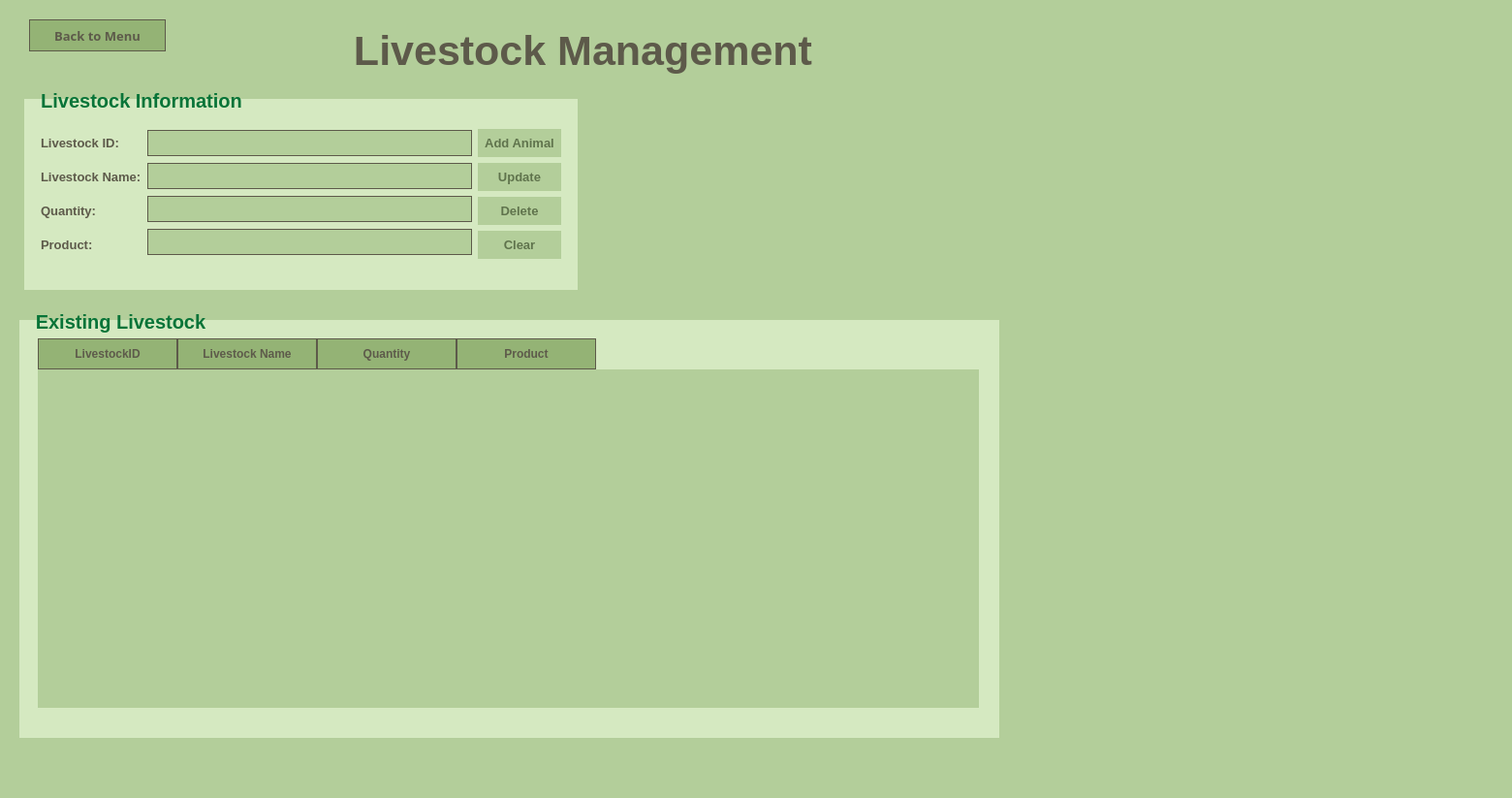
<?xml version="1.0" encoding="UTF-8"?>
<ui version="4.0">
 <class>LivestockManagement</class>
 <widget class="QMainWindow" name="LivestockManagement">
  <property name="geometry">
   <rect>
    <x>0</x>
    <y>0</y>
    <width>1560</width>
    <height>823</height>
   </rect>
  </property>
  <property name="windowTitle">
   <string>Farm Flow - Livestock Management</string>
  </property>
  <widget class="QWidget" name="centralwidget">
   <property name="styleSheet">
    <string notr="true">QWidget#centralwidget {
    background-color: #b3ce9a;
}
QLabel {
    color: #5D5A4A;
    font-family: &quot;Poor Richard&quot;;
    font-size: 10pt;
    font-weight: bold;
}
QLabel#titleLabel {
    color: #5D5A4A;
    font-family: &quot;Papyrus&quot;;
    font-size: 32pt;
    font-weight: bold;
}
QGroupBox {
    color: #087438;
    font-family: &quot;Poor Richard&quot;;
    font-size: 15pt;
    font-weight: bold;
    border: 1px solid #94B375;
    margin-top: 10px;
    padding: 8px;
}
QGroupBox::title {
    subcontrol-origin: margin;
    left: 10px;
    padding: 0 4px;
}
QLineEdit, QComboBox {
    background-color: #FFFFFF;
    color: #5D5A4A;
    font-family: &quot;Poor Richard&quot;;
    font-size: 10pt;
    border: 1px solid #94B375;
    padding: 4px;
}
QPushButton {
    background-color: #D5E9C1;
    color: #5F734C;
    font-family: &quot;Poor Richard&quot;;
    font-size: 10pt;
    font-weight: bold;
    border: 1px solid #94B375;
    padding: 7px;
}
QTableWidget {
    background-color: #FFFFFF;
    alternate-background-color: #EAF2E7;
    color: #5D5A4A;
    font-family: &quot;Poor Richard&quot;;
    font-size: 9pt;
    gridline-color: #94B375;
}
QHeaderView::section {
    background-color: #94B375;
    color: #5D5A4A;
    font-family: &quot;Poor Richard&quot;;
    font-size: 9pt;
    font-weight: bold;
    border: 1px solid #FFFFFF;
    padding: 5px;
}</string>
   </property>
   <widget class="QLabel" name="titleLabel">
    <property name="geometry">
     <rect>
      <x>330</x>
      <y>10</y>
      <width>543</width>
      <height>84</height>
     </rect>
    </property>
    <property name="text">
     <string>Livestock Management</string>
    </property>
    <property name="alignment">
     <set>Qt::AlignCenter</set>
    </property>
   </widget>
   <widget class="QGroupBox" name="livestockInformationGroup">
    <property name="geometry">
     <rect>
      <x>25</x>
      <y>92</y>
      <width>571</width>
      <height>207</height>
     </rect>
    </property>
    <property name="styleSheet">
     <string notr="true">background-color: #d5e9c1;
border: 1 px solid  #d5e9c1;</string>
    </property>
    <property name="title">
     <string>Livestock Information</string>
    </property>
    <layout class="QGridLayout" name="gridLayout">
     <item row="0" column="0">
      <layout class="QVBoxLayout" name="verticalLayout_5">
       <item>
        <widget class="QLabel" name="animalIDLabel">
         <property name="text">
          <string>Livestock ID:</string>
         </property>
        </widget>
       </item>
       <item>
        <widget class="QLabel" name="breedLabel">
         <property name="text">
          <string>Livestock Name:</string>
         </property>
        </widget>
       </item>
       <item>
        <widget class="QLabel" name="ageLabel">
         <property name="text">
          <string>Quantity:</string>
         </property>
        </widget>
       </item>
       <item>
        <widget class="QLabel" name="notesLabel">
         <property name="text">
          <string>Product:</string>
         </property>
        </widget>
       </item>
      </layout>
     </item>
     <item row="0" column="1">
      <layout class="QVBoxLayout" name="verticalLayout_4">
       <item>
        <widget class="QLineEdit" name="animalID">
         <property name="styleSheet">
          <string notr="true">background-color:#b3ce9a;
border: 1px solid #5D5A4A;</string>
         </property>
        </widget>
       </item>
       <item>
        <widget class="QLineEdit" name="breed">
         <property name="styleSheet">
          <string notr="true">background-color:#b3ce9a;
border: 1px solid #5D5A4A;</string>
         </property>
        </widget>
       </item>
       <item>
        <widget class="QLineEdit" name="age">
         <property name="styleSheet">
          <string notr="true">background-color:#b3ce9a;
border: 1px solid #5D5A4A;</string>
         </property>
        </widget>
       </item>
       <item>
        <widget class="QLineEdit" name="notes">
         <property name="styleSheet">
          <string notr="true">background-color:#b3ce9a;
border: 1px solid #5D5A4A;</string>
         </property>
        </widget>
       </item>
      </layout>
     </item>
     <item row="0" column="2">
      <layout class="QVBoxLayout" name="verticalLayout_2">
       <item>
        <widget class="QPushButton" name="addAnimalButton">
         <property name="styleSheet">
          <string notr="true">background-color: #b3ce9a;</string>
         </property>
         <property name="text">
          <string>Add Animal</string>
         </property>
        </widget>
       </item>
       <item>
        <widget class="QPushButton" name="updateButton">
         <property name="styleSheet">
          <string notr="true">background-color: #b3ce9a;</string>
         </property>
         <property name="text">
          <string>Update</string>
         </property>
        </widget>
       </item>
       <item>
        <widget class="QPushButton" name="deleteButton">
         <property name="styleSheet">
          <string notr="true">background-color: #b3ce9a;</string>
         </property>
         <property name="text">
          <string>Delete</string>
         </property>
        </widget>
       </item>
       <item>
        <widget class="QPushButton" name="clearButton">
         <property name="styleSheet">
          <string notr="true">background-color: #b3ce9a;</string>
         </property>
         <property name="text">
          <string>Clear</string>
         </property>
        </widget>
       </item>
      </layout>
     </item>
    </layout>
   </widget>
   <widget class="QGroupBox" name="existingLivestockGroup">
    <property name="geometry">
     <rect>
      <x>20</x>
      <y>320</y>
      <width>1011</width>
      <height>441</height>
     </rect>
    </property>
    <property name="styleSheet">
     <string notr="true">background-color: #d5e9c1;
border: none</string>
    </property>
    <property name="title">
     <string>Existing Livestock</string>
    </property>
    <widget class="QTableWidget" name="livestockTable">
     <property name="geometry">
      <rect>
       <x>19</x>
       <y>29</y>
       <width>971</width>
       <height>381</height>
      </rect>
     </property>
     <property name="styleSheet">
      <string notr="true">QHeaderView::section {
    background-color: #94b375;
    color: #5D5A4A;
    border: 1px solid #5D5A4A;
    padding: 6px;
    font-weight: bold;
}
QTableWidget {
    background-color: #b3ce9a;
    color: #5f734c;
    gridline-color: #B8CDBA;
    alternate-background-color: #EAF2E7;
} </string>
     </property>
     <property name="alternatingRowColors">
      <bool>true</bool>
     </property>
     <property name="selectionBehavior">
      <enum>QAbstractItemView::SelectRows</enum>
     </property>
     <property name="rowCount">
      <number>0</number>
     </property>
     <property name="columnCount">
      <number>4</number>
     </property>
     <attribute name="horizontalHeaderDefaultSectionSize">
      <number>144</number>
     </attribute>
     <column>
      <property name="text">
       <string>LivestockID</string>
      </property>
     </column>
     <column>
      <property name="text">
       <string>Livestock Name</string>
      </property>
     </column>
     <column>
      <property name="text">
       <string>Quantity</string>
      </property>
     </column>
     <column>
      <property name="text">
       <string>Product</string>
      </property>
     </column>
    </widget>
   </widget>
   <widget class="QLabel" name="label">
    <property name="geometry">
     <rect>
      <x>50</x>
      <y>560</y>
      <width>1511</width>
      <height>261</height>
     </rect>
    </property>
    <property name="text">
     <string/>
    </property>
    <property name="pixmap">
     <pixmap>sticker4.png</pixmap>
    </property>
    <property name="scaledContents">
     <bool>true</bool>
    </property>
   </widget>
   <widget class="QLabel" name="label_2">
    <property name="geometry">
     <rect>
      <x>620</x>
      <y>110</y>
      <width>371</width>
      <height>191</height>
     </rect>
    </property>
    <property name="text">
     <string/>
    </property>
    <property name="pixmap">
     <pixmap>7.png</pixmap>
    </property>
    <property name="scaledContents">
     <bool>true</bool>
    </property>
   </widget>
   <widget class="QPushButton" name="BACKBUTTON">
    <property name="geometry">
     <rect>
      <x>30</x>
      <y>20</y>
      <width>141</width>
      <height>33</height>
     </rect>
    </property>
    <property name="font">
     <font>
      <family>Poor Richard</family>
      <pointsize>10</pointsize>
      <weight>75</weight>
      <bold>true</bold>
     </font>
    </property>
    <property name="styleSheet">
     <string notr="true"> background-color: #94b375;
 color: #5D5A4A;
border: 1px solid #5D5A4A;</string>
    </property>
    <property name="text">
     <string>Back to Menu</string>
    </property>
   </widget>
   <zorder>label</zorder>
   <zorder>titleLabel</zorder>
   <zorder>livestockInformationGroup</zorder>
   <zorder>existingLivestockGroup</zorder>
   <zorder>label_2</zorder>
   <zorder>BACKBUTTON</zorder>
  </widget>
 </widget>
 <resources/>
 <connections/>
</ui>
